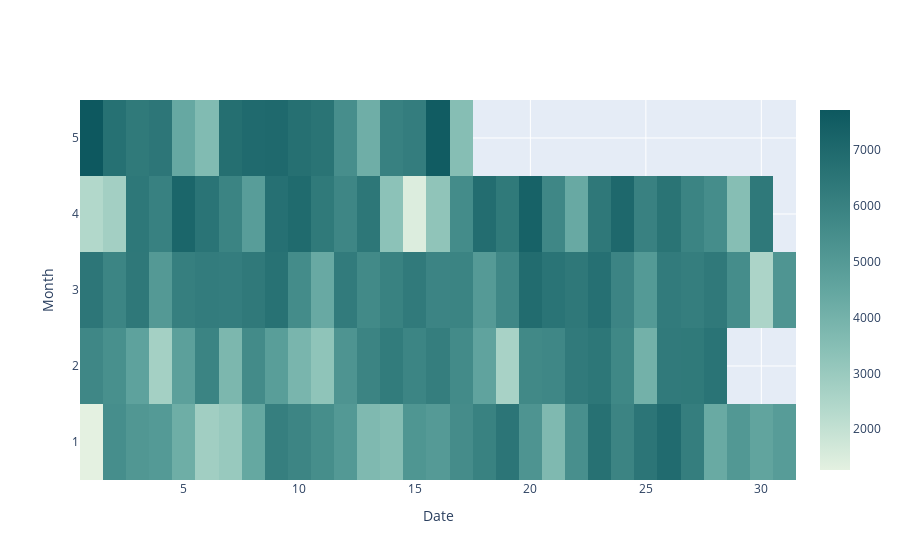

The cell this chart's notebook holds for it:
### Code cell
# display as heatmap

fig_heatmap = go.Figure(data=go.Heatmap(
                        z=daily_infraction_df['tag_number_masked'],
                        x=daily_infraction_df['infraction_date'], 
                        y=daily_infraction_df['infraction_mth'],
                        colorscale='Mint'
                        ))

fig_heatmap.update_xaxes(title_text = 'Date')
fig_heatmap.update_yaxes(title_text = 'Month')
fig_heatmap.show()

### Figure 1 — Plotly figure (JSON) as saved in the notebook; plotly's stock layout.template omitted (floating-point values rounded to 4 significant figures; data arrays with more than 128 entries replaced by an {"elided": "..."} marker saying what was removed)
{"data": [{"colorscale": [[0, "rgb(228, 241, 225)"], [0.1667, "rgb(180, 217, 204)"], [0.3333, "rgb(137, 192, 182)"], [0.5, "rgb(99, 166, 160)"], [0.6667, "rgb(68, 140, 138)"], [0.8333, "rgb(40, 114, 116)"], [1, "rgb(13, 88, 95)"]], "type": "heatmap", "x": {"elided": "137 str values"}, "y": {"elided": "137 str values"}, "z": {"elided": "137 int values"}}], "layout": {"xaxis": {"title": {"text": "Date"}}, "yaxis": {"title": {"text": "Month"}}}}
